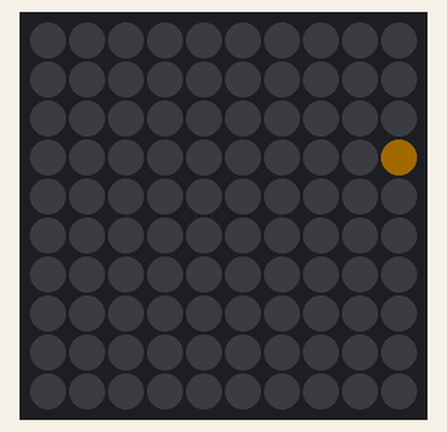
This sketch was run on a simulated Arduino Uno, built with avr-gcc and run on an emulated ATmega328P. On the bench: 10×10 RGB LED matrix (first LED top left, wired row by row). Dim RGB values are drawn brighter than linear; random numbers use the default seed unless the sketch sets one.

Above: at 1.45 s.
At 6.27 s:
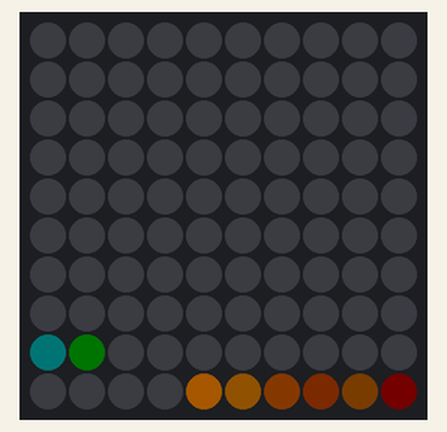
At 11.09 s:
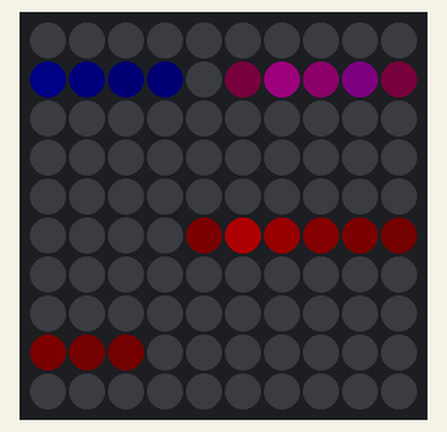
At 20.65 s:
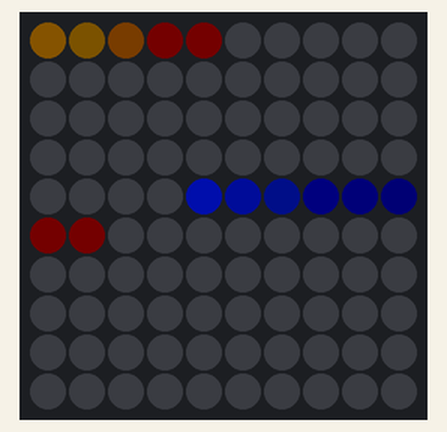
At 30.29 s:
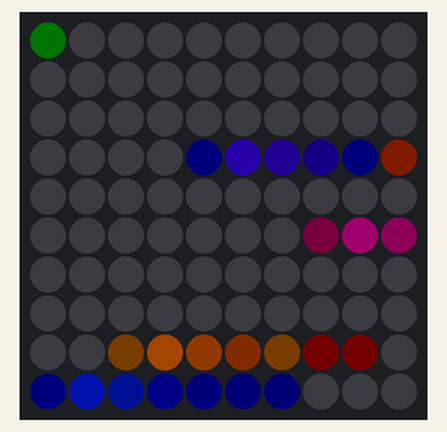
At 39.81 s:
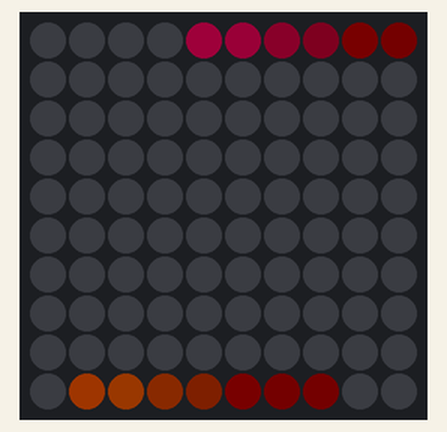

The sketch:

MatrixEffect.ino
```cpp
#include "FastLED.h"

#define ROWS 10
#define COLS 10
#define NUM_LEDS (ROWS*COLS)

CRGB leds[NUM_LEDS];
// Keep the current colour available in HSV
CHSV colors[NUM_LEDS];
CHSV new_colors[NUM_LEDS];


#define LOOP_TIME 20
#define UPDATE_TIME 150


// Return 0-based led index for 0-based x and y grid co-ordinate values
// The LED string snakes through the grid, so every row the positive x direction switches
uint8_t xy2i(uint8_t x, uint8_t y){
  // this is a 90-degree rotation
  uint8_t temp = x;
  x = ROWS-1-y;
  y = temp;
  if(y%2){
    // It's an uneven row: x should be reversed---or subtracted from this line's
    //last index, which is the next line's first minus 1
    return (COLS*(y+1) - 1) - x;
  } else {
    // Even row: simply do COLS*y + x
    return COLS*y + x;
  }
}

// Send the colours out to the LEDs---right now also includes the low-pass filtering
void sendColors(){
  // We do not need to use the array structure here---just copy some values
  for(uint8_t i_led=0; i_led<NUM_LEDS; ++i_led){
    // First do a FO low-pass between new_colors and colors (in HSV space)

    // If the led is currently on,  do a low-pass filter on the hue, to blend overlapping tail colours; otherwise simply copy the new hue, to prevent a grey-ish "head"
    if(colors[i_led].v > 20)
      colors[i_led].h = (uint8_t) (((uint16_t) colors[i_led].h*9 + new_colors[i_led].h)/10);
    else
      colors[i_led].h = new_colors[i_led].h;

    // saturation is always maximal right now, anyway simply copy it
    colors[i_led].s = new_colors[i_led].s;

    // Then, value/brightness: brighten more quickly than dim---if it is not already bright
    if(colors[i_led].v < 100 && new_colors[i_led].v > colors[i_led].v)
      colors[i_led].v = (uint8_t) (((uint16_t) colors[i_led].v*9 + new_colors[i_led].v)/10);
    else
      colors[i_led].v = (uint8_t) (((uint16_t) colors[i_led].v*19 + new_colors[i_led].v)/20);

    // Finally copy the current HSV value to the current RGB value
    leds[i_led] = colors[i_led];
  }


  LEDS.show();
}

// Update the colours: in this case, propagate the "on" pixels downwards and seed
// new pixels on the first row, to obtain a "Matrix effect"
boolean onPixels[ROWS][COLS];
void updateColors(){

  // Loop through the rows, starting from the bottom, copying the "on" state from the
  // row above and then clearing that pixel, to have the "on" state "walk down" the cols
  for(uint8_t y=ROWS-1; y>0; --y)
    for(uint8_t x=0; x<COLS; ++x){
      if(onPixels[y-1][x]){
        // turn this pixel on if the preceding one was high
        onPixels[y][x] = true;
        // and turn off that preceding one
        onPixels[y-1][x] = false;
      }
    }

  // Seed a new pixel in the first row, with a 30% chance
  if(random(0,10)>7){
    uint8_t randx = random(0,COLS);
    onPixels[0][randx] = true;
    new_colors[xy2i(randx,0)].setHSV(random(0,256), 255, 255);
  }

  // Now percolate down the colours from top to bottom (again by looping from bottom to top)
  for(uint8_t y=ROWS-1; y>0; --y)
    for(uint8_t x=0; x<COLS; ++x){
      if(onPixels[y][x]){
        // If on, copy the colour from the row above
        new_colors[xy2i(x,y)] = new_colors[xy2i(x,y-1)];
      } else {
        // If off, turn the pixel off (the actual pixel colour has a FO low-pass filter)
        // Leave the hue and saturation intact: they are not used in the interpolation
        new_colors[xy2i(x,y)].v = 0;
      }
    }

  // Finally, turn off all pixels in the first row that are not "on"
  // This is a separate loop, because the on pixels should not get their colour from row -1
  for(uint8_t x=0; x<COLS; ++x){
    //first row -> turn off the off pixels after propagation of colour
    if(!onPixels[0][x]){
      new_colors[xy2i(x,0)].v = 0; //leave H and S value, since we're not using that for interpolation
    }
  }
}

void setup(){
  // Delay in case the LEDs draw a lot of current and kill the power supply
  delay(1000);
  // Let the controller know we're using WS2801 leds, and give a pointer to the current colour array
  LEDS.addLeds<WS2801, RGB>(leds, NUM_LEDS);
  // Limit the brightness somewhat (scale is 0-255)
  LEDS.setBrightness(255);

  // Initialise the leds to black (off)
  for(uint8_t i=0; i<NUM_LEDS; ++i){
    leds[i] = CRGB::Black;
  }
  LEDS.show();
}

unsigned long lastLoopTime = 0;
unsigned long lastUpdateTime = 0;
void loop(){
  if(millis()-lastUpdateTime > UPDATE_TIME){
    updateColors();
    lastUpdateTime = millis();
  }
  sendColors();

  while(millis()-lastLoopTime < LOOP_TIME){
    //wait
  }
  lastLoopTime = millis();
}
```
